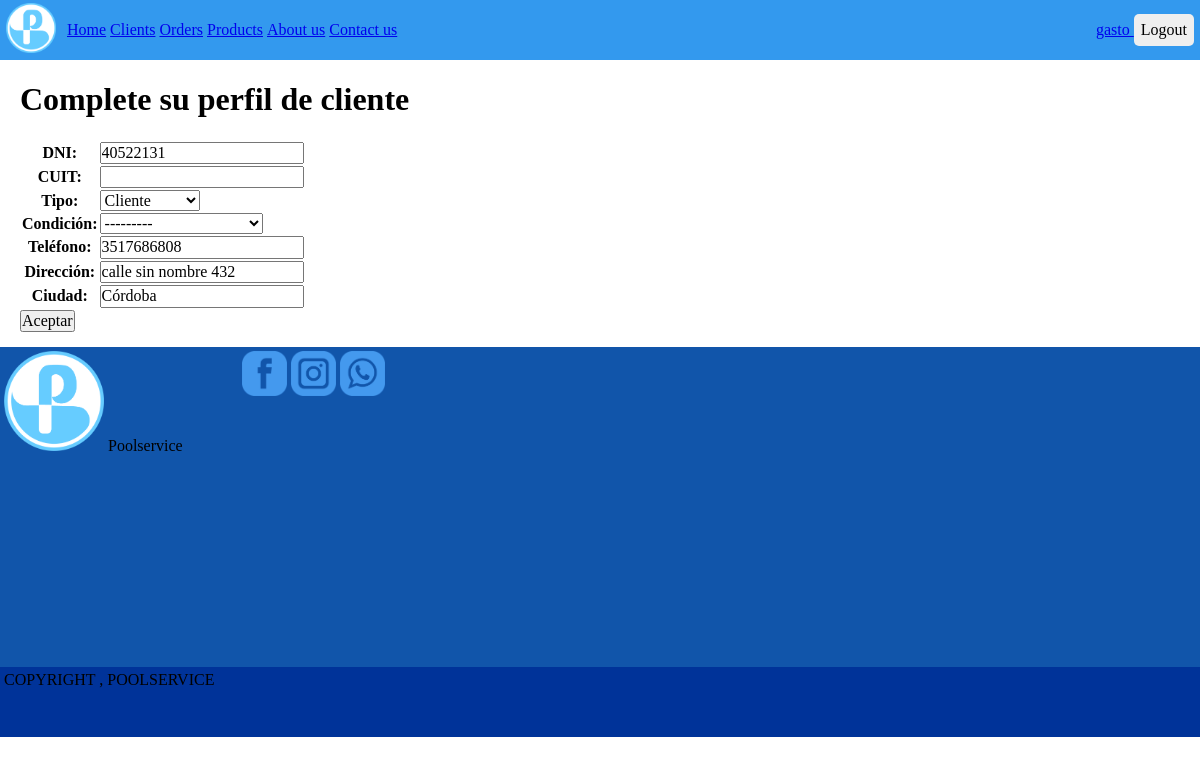
The page /clients/complete-profile/ (signed in) on the database its author committed.
### clients/models.py (models this page shows, shortened)
class Client(models.Model):
    KIND_CHOICES = (
        ('Revendedor', 'Revendedor'),
        ('Cliente', 'Cliente'),
    )
    CONDITION_CHOICES = (
        ('Consumidor final', 'Consumidor final'),
        ('Responsable inscripto', 'Responsable inscripto'),
        ('Iva exento', 'Iva exento'),
    )
    user = models.OneToOneField(User, on_delete=models.CASCADE, related_name='profile')
    profile_picture =  models.ImageField(upload_to='profile_pictures/', blank=True, null=True)
    dni = models.CharField(max_length=8, validators=[
        validators.RegexValidator(r'^[0-9]{8}$', 'DNI inválido.')], verbose_name='DNI' , null=True, blank=True , unique=True , )
    cuit = models.CharField(max_length=11 , validators=[
        validators.RegexValidator(r'^[0-9]{11}$', 'CUIT inválido.')], verbose_name='CUIT' , null=True, blank=True , unique=True)
    kind = models.CharField(max_length=20 , choices=KIND_CHOICES, verbose_name='Tipo')
    condition = models.CharField(max_length=50 , choices=CONDITION_CHOICES, verbose_name='Condición', blank=True)
    phone = models.CharField(max_length=20 , verbose_name='Teléfono')
    address = models.CharField(max_length=40 , verbose_name='Dirección')
    city = models.CharField(max_length=40 , verbose_name='Ciudad')
    class Meta:
        verbose_name = 'Cliente'
        verbose_name_plural = 'Clientes'

### clients/views.py (the view)
# urls.py: path('complete-profile/', update_client, name='update_client'),
@login_required()
def update_client(request):
    client = Client.objects.get(user=request.user)
    if request.method == 'POST':
        form = ClientForm(request.POST)
        if form.is_valid():
            client.dni=form.cleaned_data['dni']
            client.cuit=form.cleaned_data['cuit']
            client.kind=form.cleaned_data['kind']
            client.phone=form.cleaned_data['phone']
            client.address=form.cleaned_data['address']
            client.city=form.cleaned_data['city']
            client.save()
            context = {
                'message': 'Cliente actualizado exitosamente'
            }
            return render(request, 'clients/complete-profile.html', context)
        else:
            context = {
                'form_errors': form.errors,
                'form': ClientForm()
            }
            return render(request, 'clients/complete-profile.html', context)
    else:
        context = {
            'form': ClientForm(
                initial={
                    'dni': client.dni,
                    'cuit': client.cuit,
                    'kind': client.kind,
                    'phone': client.phone,
                    'address': client.address,
                    'city': client.city,
                }
            )
        }
        return render(request, 'clients/complete-profile.html', context)

### clients/forms.py
class ClientForm(forms.ModelForm):
    class Meta:
        model = Client
        fields = [ 'dni', 'cuit', 'kind', 'condition', 'phone', 'address', 'city', ]

### templates/clients/complete-profile.html (shortened to what this page needs)
{% extends 'base.html' %}
{% block content %}
    <h1>Complete su perfil de cliente</h1>
    {% if form %}
        <form action="" method="POST">
            <table>
                {{form.as_table}}
            </table>
            <input type="submit" value="Aceptar">
        </form>
    {% endif %}
{% endblock %}

### templates/base.html (shortened to what this page needs)
{% load static %}
<!DOCTYPE html>
<html lang="en">
<head>
    <link rel="stylesheet" type="text/css" href="{% static 'css/normalize.css' %}">
    <link rel="stylesheet" type="text/css" href="{% static 'css/style.css' %}">
</head>
<body>
    <header>
        <div class="container">
            <div class="container__flex-container">
                <a href="/" class="container__flex-container-a logo"><img width="50px" height="50px" src="{% static 'ico/logo.ico' %}"></a>
                <ul class="container__flex-container-ul">
                    <li class="inline"><a href="/">Home</a></li>
                    {% if request.user.is_superuser %}
                    <li class="inline"><a href="/clients/list-clients">Clients</a></li>
                    <li class="inline"><a href="/orders/list-orders">Orders</a></li>
                    {% endif %}
                    <li class="inline"><a href="/products/list-products">Products</a></li>
                    <li class="inline"><a href="/about">About us</a></li>
                    <li class="inline"><a href="/contact/contact">Contact us</a></li>
                </ul>
                <div class="container__flex-container-div">
                    {% if request.user.is_authenticated %}
                    <a href="/clients/create-client/{{request.user.username}}"> {{request.user}} </a>
                    <a href="/users/logout"><button class="border" type="button">Logout</button></a>
                    {% else %}
                    <a href="/users/login"><button class="border" type="button">Login</button></a>
                    <a href="/users/signup"><button class="border" type="button">Sign-Up</button></a>
                    {% endif %}
                </div>
            </div>
        </div>
    </header>
    <div class="content">
        {% block content %} {% endblock %}
    </div>
    <div class="footer-container">
        <footer class="footer-container__footer">
            <div class="footer-container__footer-brand">
                <a class='inline'href="/"><img width="100px" height="100px" src="{% static 'ico/logo.ico' %}"></a>
                <span class='inline'>Poolservice</span>
            </div>
            <ul>
                <li class="inline"><a href="https://www.facebook.com/poolservice1" target="_blank"><img width="45px" height="45px" src="{% static 'ico/facebook.png' %}"></a></li>
                <li class="inline"><a href="https://instagram.com/poolservice_cba?igshid=YmMyMTA2M2Y=" target="_blank"><img width="45px" height="45px" src="{% static 'ico/instagram.png' %}"></a></li>
                <li class="inline"><a href="https://wa.me/+5493516165581" target="_blank"><img width="45px" height="45px" src="{% static 'ico/whatsapp.png' %}"></a></li>
            </ul>
        </footer>
    </div>
    <div class="copyright">
        COPYRIGHT , POOLSERVICE
    </div>
</body>
</html>

### static/css/style.css (style rules this page uses)
body { background-color: #fff; }
[type="button"], [button='button']:hover { cursor: pointer; cursor: hand; }
.border { padding: 2px; border: 5px solid transparent ; border-radius: 5px; }
.content { margin-bottom: 15px; width: 100%; padding: 0px 20px; }
input { outline-color: #49e ; }
li.inline { box-sizing: content-box; display: inline; }
.container { width: 100%; height: 60px; background-color: #39e; }
.container__flex-container { height: 100%; width: 100%; display: flex; align-items: center; }
.container__flex-container-a { margin: 0 6px; }
.container__flex-container-ul { margin: 0 5px; }
.container__flex-container-div { margin-left: auto; margin-right: 6px; }
.footer-container__footer { display: grid; grid-template-columns: 20% 30% 25% 25%; padding: 4px; width: 100%; height: 40vh; background-color: #15a; }
.copyright { width: 100%; height: 70px; background-color: #039; padding: 4px; }

### rows shown on the page
Client: dni "40522131", kind "Cliente", condition "---------", phone "3517686808", address "calle sin nombre 432", city "Córdoba"

### other values the page prints
{{ request.user }} "gasto"
